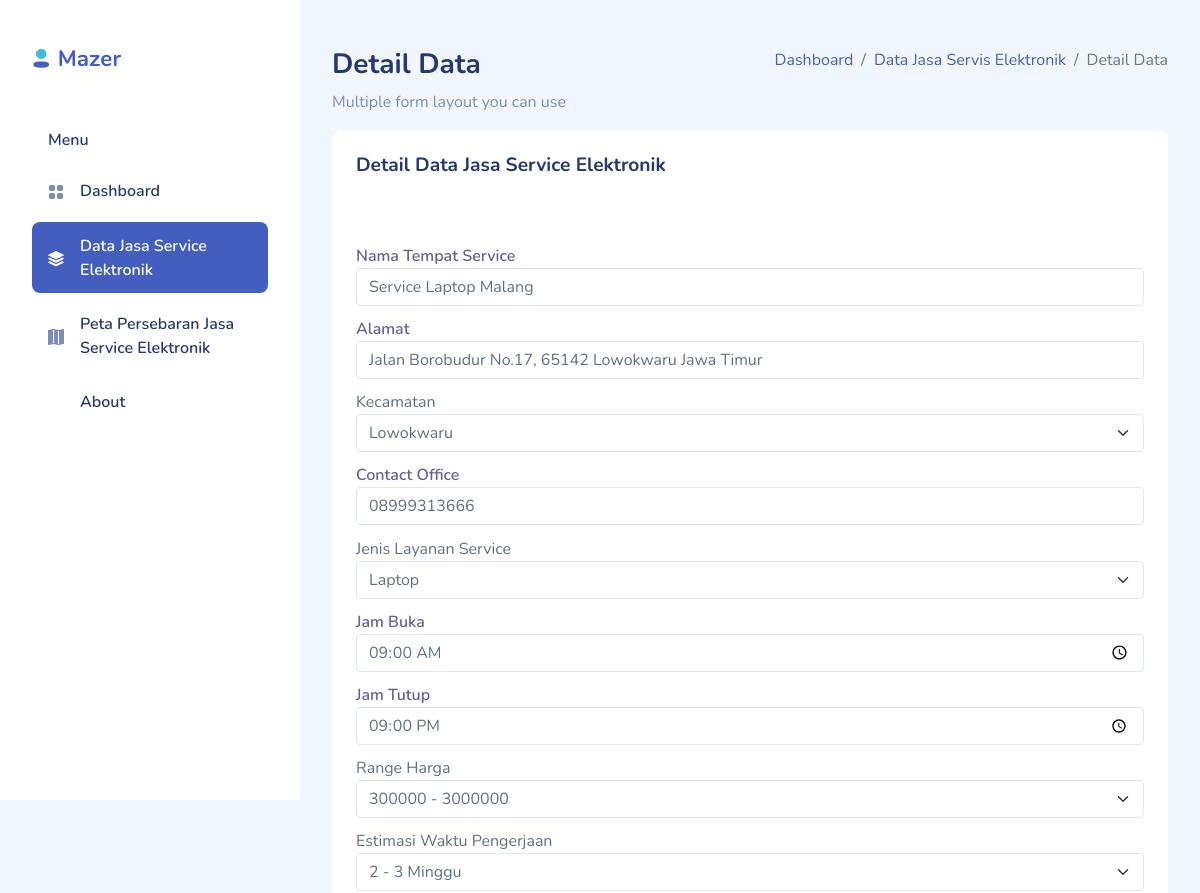
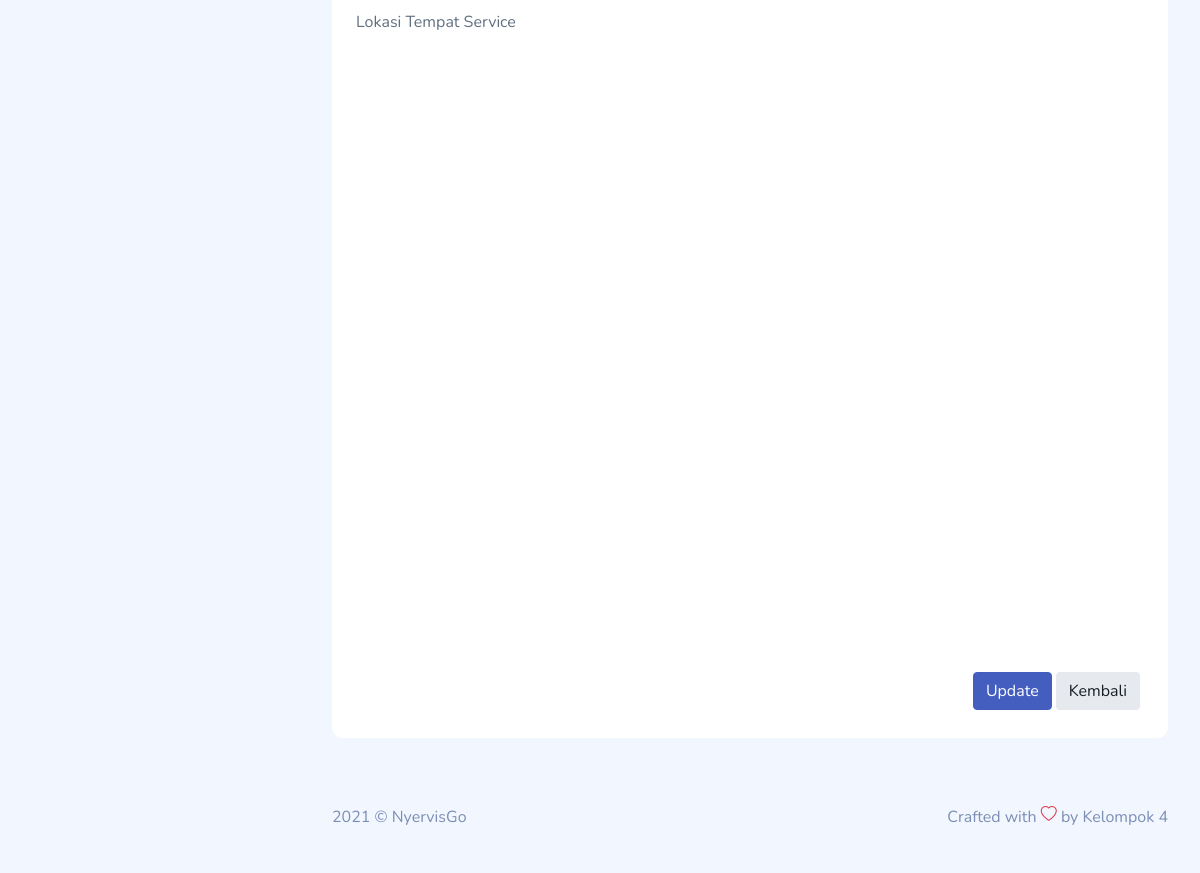
/updateData.php?id_data=1, run on the app's committed database (2 pictures, top to bottom).
### tables this page shows
CREATE TABLE IF NOT EXISTS `dataservis` (
  `id_data` bigint(20) unsigned NOT NULL AUTO_INCREMENT,
  `kategori_id` bigint(20) unsigned DEFAULT NULL,
  `kec_id` bigint(20) unsigned DEFAULT NULL,
  `waktu_id` bigint(20) unsigned DEFAULT NULL,
  `harga_id` bigint(20) unsigned DEFAULT NULL,
  `nama_toko` varchar(255) DEFAULT NULL,
  `noHp` varchar(50) DEFAULT NULL,
  `alamat` varchar(255) DEFAULT NULL,
  `jam_buka` varchar(50) DEFAULT NULL,
  `jam_tutup` varchar(50) DEFAULT NULL,
  `lat` varchar(255) DEFAULT NULL,
  `long` varchar(255) DEFAULT NULL,
  PRIMARY KEY (`id_data`),
  KEY `FK_dataservis_kategori` (`kategori_id`),
  KEY `FK_dataservis_kecamatan` (`kec_id`),
  KEY `FK_dataservis_waktu` (`waktu_id`),
  KEY `FK_dataservis_harga` (`harga_id`),
  CONSTRAINT `FK_dataservis_harga` FOREIGN KEY (`harga_id`) REFERENCES `harga` (`id`),
  CONSTRAINT `FK_dataservis_kategori` FOREIGN KEY (`kategori_id`) REFERENCES `kategori` (`id_kategori`),
  CONSTRAINT `FK_dataservis_kecamatan` FOREIGN KEY (`kec_id`) REFERENCES `kecamatan` (`id`),
  CONSTRAINT `FK_dataservis_waktu` FOREIGN KEY (`waktu_id`) REFERENCES `waktu` (`id`)
);

### updateData.php (the view, shortened to what this page needs)
<?php
include "koneksi.php";
$id_data = $_GET['id_data'];
$sql = "select * from dataservis where id_data=$id_data";
$hasil = mysqli_query($conn, $sql);
$data = mysqli_fetch_assoc($hasil);
?>
<!DOCTYPE html>
<html lang="en">
<head>
    <link rel="stylesheet" href="assets/css/bootstrap.css">
    <link rel="stylesheet" href="assets/vendors/perfect-scrollbar/perfect-scrollbar.css">
    <link rel="stylesheet" href="assets/vendors/bootstrap-icons/bootstrap-icons.css">
    <link rel="stylesheet" href="assets/css/app.css">
    <link rel="stylesheet" href="https://unpkg.com/leaflet@1.9.3/dist/leaflet.css" />
</head>
<body>
    <div id="app">
        <div id="sidebar" class="active">
            <div class="sidebar-wrapper ">
                <div class="sidebar-header">
                    <div class="d-flex justify-content-between">
                        <div class="logo">
                            <a href="index.html"><img src="assets/images/logo/logo.png" alt="Logo" srcset=""></a>
                        </div>
                    </div>
                </div>
                <div class="sidebar-menu">
                    <ul class="menu">
                        <li class="sidebar-title">Menu</li>
                        <li class="sidebar-item ">
                            <a href="index.php" class='sidebar-link'>
                                <i class="bi bi-grid-fill"></i>
                                <span>Dashboard</span>
                            </a>
                        </li>
                        <li class="sidebar-item active">
                            <a href="dataService.php" class='sidebar-link'>
                                <i class="bi bi-stack"></i>
                                <span>Data Jasa Service Elektronik</span>
                            </a>
                        </li>
                        <li class="sidebar-item ">
                            <a href="persebaran.php" class='sidebar-link'>
                                <i class="bi bi-map-fill"></i>
                                <span>Peta Persebaran Jasa Service Elektronik</span>
                            </a>
                        </li>
                        <li class="sidebar-item  ">
                            <a href="table-datatable.html" class='sidebar-link'>
                                <svg class="bi" width="1em" height="1em" fill="currentColor">
                                    <use xlink:href="assets/vendors/bootstrap-icons/bootstrap-icons.svg#info-circle-fill" />
                                </svg>
                                <span>About</span>
                            </a>
                        </li>
                    </ul>
                </div>
            </div>
        </div>
        <div id="main">
            <div class="page-heading">
                <div class="page-title">
                    <div class="row">
                        <div class="col-12 col-md-6 order-md-1 order-last">
                            <h3>Detail Data</h3>
                            <p class="text-subtitle text-muted">Multiple form layout you can use</p>
                        </div>
                        <div class="col-12 col-md-6 order-md-2 order-first">
                            <nav aria-label="breadcrumb" class="breadcrumb-header float-start float-lg-end">
                                <ol class="breadcrumb">
                                    <li class="breadcrumb-item"><a href="index.html">Dashboard</a></li>
                                    <li class="breadcrumb-item"><a href="dataService.php">Data Jasa Servis Elektronik</a></li>
                                    <li class="breadcrumb-item active" aria-current="page">Detail Data</li>
                                </ol>
                            </nav>
                        </div>
                    </div>
                </div>
                <section id="basic-vertical-layouts">
                    <div class="row match-height">
                        <div class="col-12">
                            <div class="card">
                                <div class="card-header">
                                    <h4 class="card-title">Detail Data Jasa Service Elektronik</h4>
                                </div>
                                <div class="card-content">
                                    <div class="card-body">
                                        <form method="POST" action="">
                                            <div class="form-body">
                                                <div class="row">
                                                    <div class="col-12">
                                                    </div>
                                                    <div class="col-12">
                                                        <div class="form-group">
                                                            <label for="first-name-vertical">Nama Tempat Service</label>
                                                            <input type="text" id="nama_toko" class="form-control" name="nama_toko" value="<?= $data["nama_toko"]; ?>">
                                                        </div>
                                                    </div>
                                                    <div class="col-12">
                                                        <div class="form-group">
                                                            <label for="email-id-vertical">Alamat</label>
                                                            <input type="text" id="alamat" class="form-control" name="alamat" value="<?= $data["alamat"]; ?>">
                                                        </div>
                                                    </div>
                                                    <div class="col-12">
                                                        <label>Kecamatan</label>
                                                        <div class="form-group">
                                                            <select class="choices form-select" id="kec_id" name="kec_id">
                                                                <?php $id_kec = $data["kec_id"];
                                                                $sql = "select * from kecamatan WHERE id=" . $id_kec;
                                                                $hasil = mysqli_query($conn, $sql);
                                                                while ($kec = mysqli_fetch_array($hasil)) {
                                                                    $no++; ?>
                                                                    <option value="<?= $kec["id"]; ?>" selected><?= $kec["nama_kec"]; ?></option>
                                                                <?php } ?>
                                                            </select>
                                                        </div>
                                                    </div>
                                                    <div class="col-12">
                                                        <div class="form-group">
                                                            <label for="contact-info-vertical">Contact Office</label>
                                                            <input type="number" id="noHp" class="form-control" name="noHp" value="<?= $data["noHp"]; ?>">
                                                        </div>
                                                    </div>
                                                    <div class="col-12">
                                                        <label>Jenis Layanan Service</label>
                                                        <div class="form-group">
                                                            <select class="choices form-select" id="kategori_id" name="kategori_id">
                                                                <?php $id_kategori = $data["kategori_id"];
                                                                $sql = "select * from kategori WHERE id_kategori=" . $id_kategori;
                                                                $hasil = mysqli_query($conn, $sql);
                                                                while ($kat = mysqli_fetch_array($hasil)) {
                                                                    $no++; ?>
                                                                    <option value="<?= $kat["id_kategori"]; ?>" selected><?= $kat["kategori"]; ?></option>
                                                                <?php } ?>
                                                            </select>
                                                        </div>
                                                    </div>
                                                    <div class="col-12">
                                                        <div class="form-group">
                                                            <label for="contact-info-vertical">Jam Buka</label>
                                                            <input type="time" id="jam_buka" class="form-control" name="jam_buka" value="<?= $data["jam_buka"]; ?>">
                                                        </div>
                                                    </div>
                                                    <div class="col-12">
                                                        <div class="form-group">
                                                            <label for="contact-info-vertical">Jam Tutup</label>
                                                            <input type="time" id="jam_tutup" class="form-control" name="jam_tutup" value="<?= $data["jam_tutup"]; ?>">
                                                        </div>
                                                    </div>
                                                    <div class="col-12">
                                                        <label>Range Harga</label>
                                                        <div class="form-group">
                                                            <select class="choices form-select" id="harga_id" name="harga_id">
                                                                <?php $id = $data["harga_id"];
                                                                $sql = "select * from harga WHERE id=" . $id;
                                                                $hasil = mysqli_query($conn, $sql);
                                                                while ($harga = mysqli_fetch_array($hasil)) {
                                                                    $no++; ?>
                                                                    <option value="<?= $harga["id"]; ?>" selected><?= $harga["mulai"]; ?> - <?= $harga["sampai"]; ?></option>
                                                                <?php }
                                                                    $no++; ?>
                                                            </select>
                                                        </div>
                                                    </div>
                                                    <div class="col-12">
                                                        <label>Estimasi Waktu Pengerjaan</label>
                                                        <div class="form-group">
                                                            <select class="choices form-select" id="waktu_id" name="waktu_id">
                                                                <?php $waktu_id = $data["waktu_id"];
                                                                $sql = "select * from waktu WHERE id=" . $waktu_id;
                                                                $hasil = mysqli_query($conn, $sql);
                                                                while ($waktu = mysqli_fetch_array($hasil)) {
                                                                    $no++; ?>
                                                                    <option value="<?= $waktu["id"]; ?>" selected><?= $waktu["buka"]; ?> - <?= $waktu["tutup"]; ?> Minggu</option>
                                                                <?php }
                                                                    $no++; ?>
                                                            </select>
                                                        </div>
                                                    </div>
                                                    <div class="col-12 mb-5">
                                                        <label class="mb-2">Lokasi Tempat Service</label>
                                                        <div class="map" id="map">
                                                        </div>
                                                    </div>
                                                    <div class="col-12">
                                                    </div>
                                                    <div class="col-12">
                                                    </div>
                                                    <div class="col-12 d-flex justify-content-end">
                                                        <button type="submit" name="submit" class="btn btn-primary me-1 mb-1">Update</button>
                                                        <button type="button" class="btn btn-light-secondary me-1 mb-1" onclick="window.location='dataService.php'">Kembali</button>
                                                    </div>
                                                </div>
                                            </div>
                                        </form>
                                    </div>
                                </div>
                            </div>
                        </div>
                    </div>
                </section>
            </div>
            <footer>
                <div class="footer clearfix mb-0 text-muted">
                    <div class="float-start">
                        <p>2021 &copy; NyervisGo</p>
                    </div>
                    <div class="float-end">
                        <p>Crafted with <span class="text-danger"><i class="bi bi-heart"></i></span> by Kelompok 4</p>
                    </div>
                </div>
            </footer>
        </div>
    </div>
</body>
</html>

### data on the page
dataservis: nama_toko "Service Laptop Malang", alamat "Jalan Borobudur No.17, 65142 Lowokwaru Jawa Timur", noHp "08999313666", jam_buka "09:00", jam_tutup "21:00"

### other printed values
form field kec_id "Lowokwaru"
form field kategori_id "Laptop"
form field harga_id "300000 - 3000000"
form field waktu_id "2 - 3 Minggu"
